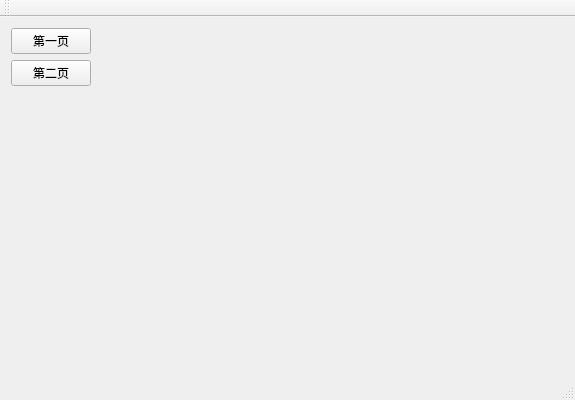
<?xml version="1.0" encoding="UTF-8"?>
<ui version="4.0">
 <class>Test9_2AClass</class>
 <widget class="QMainWindow" name="Test9_2AClass">
  <property name="geometry">
   <rect>
    <x>0</x>
    <y>0</y>
    <width>575</width>
    <height>400</height>
   </rect>
  </property>
  <property name="windowTitle">
   <string>Test9_2A</string>
  </property>
  <widget class="QWidget" name="centralWidget">
   <layout class="QHBoxLayout" name="horizontalLayout_2">
    <item>
     <layout class="QHBoxLayout" name="horizontalLayout"/>
    </item>
    <item>
     <layout class="QVBoxLayout" name="verticalLayout">
      <item>
       <widget class="QPushButton" name="btnPage1">
        <property name="text">
         <string>第一页</string>
        </property>
       </widget>
      </item>
      <item>
       <widget class="QPushButton" name="btnPage2">
        <property name="text">
         <string>第二页</string>
        </property>
       </widget>
      </item>
      <item>
       <spacer name="verticalSpacer">
        <property name="orientation">
         <enum>Qt::Vertical</enum>
        </property>
        <property name="sizeHint" stdset="0">
         <size>
          <width>20</width>
          <height>40</height>
         </size>
        </property>
       </spacer>
      </item>
     </layout>
    </item>
    <item>
     <widget class="QStackedWidget" name="stackedWidget">
      <property name="currentIndex">
       <number>0</number>
      </property>
      <widget class="QWidget" name="page_3"/>
      <widget class="QWidget" name="page">
       <widget class="QLineEdit" name="lineEdit">
        <property name="geometry">
         <rect>
          <x>10</x>
          <y>40</y>
          <width>113</width>
          <height>20</height>
         </rect>
        </property>
       </widget>
      </widget>
      <widget class="QWidget" name="page_2">
       <widget class="QTextBrowser" name="textBrowser">
        <property name="geometry">
         <rect>
          <x>50</x>
          <y>10</y>
          <width>391</width>
          <height>311</height>
         </rect>
        </property>
       </widget>
      </widget>
     </widget>
    </item>
   </layout>
  </widget>
  <widget class="QMenuBar" name="menuBar">
   <property name="geometry">
    <rect>
     <x>0</x>
     <y>0</y>
     <width>575</width>
     <height>18</height>
    </rect>
   </property>
  </widget>
  <widget class="QToolBar" name="mainToolBar">
   <attribute name="toolBarArea">
    <enum>TopToolBarArea</enum>
   </attribute>
   <attribute name="toolBarBreak">
    <bool>false</bool>
   </attribute>
  </widget>
  <widget class="QStatusBar" name="statusBar"/>
 </widget>
 <layoutdefault spacing="6" margin="11"/>
 <resources>
  <include location="Test9_2A.qrc"/>
 </resources>
 <connections/>
</ui>
